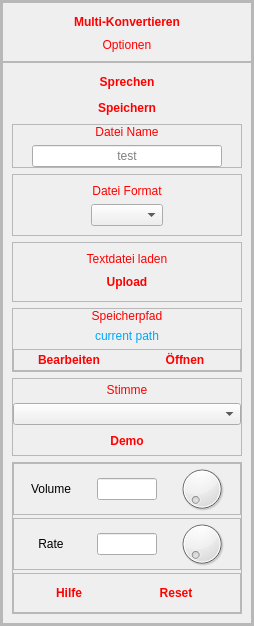
        <widget class="QFrame" name="leftFrame">
         <property name="frameShape">
          <enum>QFrame::StyledPanel</enum>
         </property>
         <property name="frameShadow">
          <enum>QFrame::Raised</enum>
         </property>
         <layout class="QHBoxLayout" name="horizontalLayout_6">
          <property name="spacing">
           <number>0</number>
          </property>
          <property name="leftMargin">
           <number>0</number>
          </property>
          <property name="topMargin">
           <number>0</number>
          </property>
          <property name="rightMargin">
           <number>0</number>
          </property>
          <property name="bottomMargin">
           <number>0</number>
          </property>
          <item alignment="Qt::AlignVCenter">
           <widget class="QFrame" name="frame">
            <property name="frameShape">
             <enum>QFrame::StyledPanel</enum>
            </property>
            <property name="frameShadow">
             <enum>QFrame::Raised</enum>
            </property>
            <layout class="QVBoxLayout" name="verticalLayout_6">
             <property name="spacing">
              <number>0</number>
             </property>
             <property name="leftMargin">
              <number>0</number>
             </property>
             <property name="topMargin">
              <number>0</number>
             </property>
             <property name="rightMargin">
              <number>0</number>
             </property>
             <property name="bottomMargin">
              <number>0</number>
             </property>
             <item alignment="Qt::AlignTop">
              <widget class="QFrame" name="frame_6">
               <property name="frameShape">
                <enum>QFrame::StyledPanel</enum>
               </property>
               <property name="frameShadow">
                <enum>QFrame::Raised</enum>
               </property>
               <layout class="QVBoxLayout" name="verticalLayout_9">
                <item alignment="Qt::AlignHCenter">
                 <widget class="QPushButton" name="multiBtn">
                  <property name="enabled">
                   <bool>true</bool>
                  </property>
                  <property name="minimumSize">
                   <size>
                    <width>110</width>
                    <height>0</height>
                   </size>
                  </property>
                  <property name="styleSheet">
                   <string notr="true"> QPushButton {
		background-color:none;
                border: .5px solid #ff3333;
				
	color: rgb(255, 0, 0);
			padding:3 15;
                border-radius: 5px;
                font-weight: bold;
            }
            QPushButton:hover {
              		background-color:qlineargradient(x1:0, y1:0, x2:1, y2:0,
    	stop: 1 #C0392B,                              
		stop: 0 #E74C3C );
color:white;
            }
            QPushButton:pressed {
                background-color:qlineargradient(x1:0, y1:0, x2:1, y2:0,
    	stop: 0 #C0392B,                              
		stop: 1 #E74C3C );
	color:white;            
}
 QPushButton:disabled {
        background-color: none;
        border-color: #aaaaaa;
        color: #666666;
    }</string>
                  </property>
                  <property name="text">
                   <string>Multi-Konvertieren</string>
                  </property>
                 </widget>
                </item>
                <item>
                 <widget class="QLabel" name="label_3">
                  <property name="styleSheet">
                   <string notr="true">QLabel {
	font: 18pt &quot;Terminator Two&quot;;
	color: rgb(255, 0, 0)
}</string>
                  </property>
                  <property name="text">
                   <string>Optionen</string>
                  </property>
                  <property name="alignment">
                   <set>Qt::AlignCenter</set>
                  </property>
                 </widget>
                </item>
               </layout>
              </widget>
             </item>
             <item>
              <widget class="QFrame" name="optionFrame">
               <property name="sizePolicy">
                <sizepolicy hsizetype="Preferred" vsizetype="Preferred">
                 <horstretch>0</horstretch>
                 <verstretch>0</verstretch>
                </sizepolicy>
               </property>
               <property name="minimumSize">
                <size>
                 <width>250</width>
                 <height>0</height>
                </size>
               </property>
               <property name="maximumSize">
                <size>
                 <width>250</width>
                 <height>16777215</height>
                </size>
               </property>
               <property name="styleSheet">
                <string notr="true"> QPushButton {
		background-color:none;
                border: .5px solid #ff3333;
				
	color: rgb(255, 0, 0);
			padding:3 15;
                border-radius: 5px;
                font-weight: bold;
            }
            QPushButton:hover {
              		background-color:qlineargradient(x1:0, y1:0, x2:1, y2:0,
    	stop: 1 #C0392B,                              
		stop: 0 #E74C3C );
color:white;
            }
            QPushButton:pressed {
                background-color:qlineargradient(x1:0, y1:0, x2:1, y2:0,
    	stop: 0 #C0392B,                              
		stop: 1 #E74C3C );
	color:white;            
}
 QPushButton:disabled {
        background-color: none;
        border-color: #aaaaaa;
        color: #666666;
    }</string>
               </property>
               <property name="frameShape">
                <enum>QFrame::StyledPanel</enum>
               </property>
               <property name="frameShadow">
                <enum>QFrame::Raised</enum>
               </property>
               <layout class="QVBoxLayout" name="verticalLayout_7">
                <item alignment="Qt::AlignHCenter">
                 <widget class="QPushButton" name="speakBtn">
                  <property name="minimumSize">
                   <size>
                    <width>110</width>
                    <height>0</height>
                   </size>
                  </property>
                  <property name="text">
                   <string>Sprechen</string>
                  </property>
                 </widget>
                </item>
                <item alignment="Qt::AlignHCenter">
                 <widget class="QPushButton" name="saveBtn">
                  <property name="minimumSize">
                   <size>
                    <width>110</width>
                    <height>0</height>
                   </size>
                  </property>
                  <property name="text">
                   <string>Speichern</string>
                  </property>
                 </widget>
                </item>
                <item>
                 <widget class="QFrame" name="frame_7">
                  <property name="frameShape">
                   <enum>QFrame::StyledPanel</enum>
                  </property>
                  <property name="frameShadow">
                   <enum>QFrame::Raised</enum>
                  </property>
                  <layout class="QVBoxLayout" name="verticalLayout_12">
                   <property name="leftMargin">
                    <number>0</number>
                   </property>
                   <property name="topMargin">
                    <number>0</number>
                   </property>
                   <property name="rightMargin">
                    <number>0</number>
                   </property>
                   <property name="bottomMargin">
                    <number>0</number>
                   </property>
                   <item>
                    <widget class="QLabel" name="label_6">
                     <property name="styleSheet">
                      <string notr="true">QLabel {
	font: 12pt &quot;Terminator Two&quot;;
	color: rgb(255, 0, 0)
}</string>
                     </property>
                     <property name="text">
                      <string>Datei Name</string>
                     </property>
                     <property name="alignment">
                      <set>Qt::AlignCenter</set>
                     </property>
                    </widget>
                   </item>
                   <item alignment="Qt::AlignHCenter">
                    <widget class="QLineEdit" name="filenameEdit">
                     <property name="minimumSize">
                      <size>
                       <width>190</width>
                       <height>0</height>
                      </size>
                     </property>
                     <property name="maximumSize">
                      <size>
                       <width>190</width>
                       <height>16777215</height>
                      </size>
                     </property>
                     <property name="alignment">
                      <set>Qt::AlignCenter</set>
                     </property>
                     <property name="placeholderText">
                      <string>test</string>
                     </property>
                    </widget>
                   </item>
                  </layout>
                 </widget>
                </item>
                <item>
                 <widget class="QFrame" name="frame_12">
                  <property name="frameShape">
                   <enum>QFrame::StyledPanel</enum>
                  </property>
                  <property name="frameShadow">
                   <enum>QFrame::Raised</enum>
                  </property>
                  <layout class="QVBoxLayout" name="verticalLayout_17">
                   <item>
                    <widget class="QLabel" name="label_8">
                     <property name="styleSheet">
                      <string notr="true">QLabel {
	font: 12pt &quot;Terminator Two&quot;;
	color: rgb(255, 0, 0)
}</string>
                     </property>
                     <property name="text">
                      <string>Datei Format</string>
                     </property>
                     <property name="alignment">
                      <set>Qt::AlignCenter</set>
                     </property>
                    </widget>
                   </item>
                   <item alignment="Qt::AlignHCenter">
                    <widget class="QComboBox" name="formatComboBox"/>
                   </item>
                  </layout>
                 </widget>
                </item>
                <item>
                 <widget class="QFrame" name="frame_8">
                  <property name="frameShape">
                   <enum>QFrame::StyledPanel</enum>
                  </property>
                  <property name="frameShadow">
                   <enum>QFrame::Raised</enum>
                  </property>
                  <layout class="QVBoxLayout" name="verticalLayout_10">
                   <item>
                    <widget class="QLabel" name="label_2">
                     <property name="styleSheet">
                      <string notr="true">QLabel {
	font: 12pt &quot;Terminator Two&quot;;
	color: rgb(255, 0, 0)
}</string>
                     </property>
                     <property name="text">
                      <string>Textdatei laden</string>
                     </property>
                     <property name="alignment">
                      <set>Qt::AlignCenter</set>
                     </property>
                    </widget>
                   </item>
                   <item alignment="Qt::AlignHCenter">
                    <widget class="QPushButton" name="uploadTxtBtn">
                     <property name="minimumSize">
                      <size>
                       <width>110</width>
                       <height>0</height>
                      </size>
                     </property>
                     <property name="maximumSize">
                      <size>
                       <width>110</width>
                       <height>16777215</height>
                      </size>
                     </property>
                     <property name="text">
                      <string>Upload</string>
                     </property>
                    </widget>
                   </item>
                  </layout>
                 </widget>
                </item>
                <item alignment="Qt::AlignVCenter">
                 <widget class="QFrame" name="frame_3">
                  <property name="frameShape">
                   <enum>QFrame::StyledPanel</enum>
                  </property>
                  <property name="frameShadow">
                   <enum>QFrame::Raised</enum>
                  </property>
                  <layout class="QVBoxLayout" name="verticalLayout_8">
                   <property name="leftMargin">
                    <number>0</number>
                   </property>
                   <property name="topMargin">
                    <number>0</number>
                   </property>
                   <property name="rightMargin">
                    <number>0</number>
                   </property>
                   <property name="bottomMargin">
                    <number>0</number>
                   </property>
                   <item>
                    <widget class="QLabel" name="label_4">
                     <property name="styleSheet">
                      <string notr="true">QLabel {
	font: 12pt &quot;Terminator Two&quot;;
	color: rgb(255, 0, 0)
}</string>
                     </property>
                     <property name="text">
                      <string>Speicherpfad</string>
                     </property>
                     <property name="alignment">
                      <set>Qt::AlignCenter</set>
                     </property>
                    </widget>
                   </item>
                   <item>
                    <widget class="QLabel" name="currentSavepathLabel">
                     <property name="styleSheet">
                      <string notr="true">QLabel {
	font: 9pt &quot;Terminator Two&quot;;
	color: rgb(0, 167, 250);
}</string>
                     </property>
                     <property name="text">
                      <string>current path</string>
                     </property>
                     <property name="alignment">
                      <set>Qt::AlignCenter</set>
                     </property>
                     <property name="wordWrap">
                      <bool>true</bool>
                     </property>
                    </widget>
                   </item>
                   <item>
                    <widget class="QFrame" name="frame_14">
                     <property name="frameShape">
                      <enum>QFrame::StyledPanel</enum>
                     </property>
                     <property name="frameShadow">
                      <enum>QFrame::Raised</enum>
                     </property>
                     <layout class="QHBoxLayout" name="horizontalLayout_4">
                      <property name="leftMargin">
                       <number>0</number>
                      </property>
                      <property name="topMargin">
                       <number>0</number>
                      </property>
                      <property name="rightMargin">
                       <number>0</number>
                      </property>
                      <property name="bottomMargin">
                       <number>0</number>
                      </property>
                      <item>
                       <widget class="QPushButton" name="changeSavepathBtn">
                        <property name="minimumSize">
                         <size>
                          <width>110</width>
                          <height>0</height>
                         </size>
                        </property>
                        <property name="text">
                         <string>Bearbeiten</string>
                        </property>
                       </widget>
                      </item>
                      <item>
                       <widget class="QPushButton" name="openPathBtn">
                        <property name="text">
                         <string>Öffnen</string>
                        </property>
                       </widget>
                      </item>
                     </layout>
                    </widget>
                   </item>
                  </layout>
                 </widget>
                </item>
                <item>
                 <widget class="QFrame" name="frame_4">
                  <property name="frameShape">
                   <enum>QFrame::StyledPanel</enum>
                  </property>
                  <property name="frameShadow">
                   <enum>QFrame::Raised</enum>
                  </property>
                  <layout class="QVBoxLayout" name="verticalLayout_11">
                   <property name="leftMargin">
                    <number>0</number>
                   </property>
                   <property name="topMargin">
                    <number>4</number>
                   </property>
                   <property name="rightMargin">
                    <number>0</number>
                   </property>
                   <property name="bottomMargin">
                    <number>4</number>
                   </property>
                   <item>
                    <widget class="QLabel" name="label_5">
                     <property name="styleSheet">
                      <string notr="true">QLabel {
	font: 12pt &quot;Terminator Two&quot;;
	color: rgb(255, 0, 0)
}</string>
                     </property>
                     <property name="text">
                      <string>Stimme</string>
                     </property>
                     <property name="alignment">
                      <set>Qt::AlignCenter</set>
                     </property>
                    </widget>
                   </item>
                   <item>
                    <widget class="QComboBox" name="selectVoiceBox"/>
                   </item>
                   <item alignment="Qt::AlignHCenter">
                    <widget class="QPushButton" name="playDemoBtn">
                     <property name="minimumSize">
                      <size>
                       <width>110</width>
                       <height>0</height>
                      </size>
                     </property>
                     <property name="text">
                      <string>Demo</string>
                     </property>
                    </widget>
                   </item>
                  </layout>
                 </widget>
                </item>
                <item>
                 <widget class="QFrame" name="frame_13">
                  <property name="frameShape">
                   <enum>QFrame::StyledPanel</enum>
                  </property>
                  <property name="frameShadow">
                   <enum>QFrame::Raised</enum>
                  </property>
                  <layout class="QVBoxLayout" name="verticalLayout_18">
                   <property name="spacing">
                    <number>3</number>
                   </property>
                   <property name="leftMargin">
                    <number>0</number>
                   </property>
                   <property name="topMargin">
                    <number>0</number>
                   </property>
                   <property name="rightMargin">
                    <number>0</number>
                   </property>
                   <property name="bottomMargin">
                    <number>0</number>
                   </property>
                   <item>
                    <widget class="QFrame" name="frame_2">
                     <property name="frameShape">
                      <enum>QFrame::StyledPanel</enum>
                     </property>
                     <property name="frameShadow">
                      <enum>QFrame::Raised</enum>
                     </property>
                     <layout class="QHBoxLayout" name="horizontalLayout_3">
                      <property name="spacing">
                       <number>0</number>
                      </property>
                      <property name="leftMargin">
                       <number>0</number>
                      </property>
                      <property name="topMargin">
                       <number>0</number>
                      </property>
                      <property name="rightMargin">
                       <number>0</number>
                      </property>
                      <property name="bottomMargin">
                       <number>0</number>
                      </property>
                      <item alignment="Qt::AlignHCenter|Qt::AlignVCenter">
                       <widget class="QLabel" name="valumeLabel">
                        <property name="text">
                         <string>Volume</string>
                        </property>
                        <property name="alignment">
                         <set>Qt::AlignCenter</set>
                        </property>
                       </widget>
                      </item>
                      <item alignment="Qt::AlignHCenter">
                       <widget class="QLineEdit" name="valumeEdit">
                        <property name="maximumSize">
                         <size>
                          <width>60</width>
                          <height>16777215</height>
                         </size>
                        </property>
                        <property name="alignment">
                         <set>Qt::AlignCenter</set>
                        </property>
                       </widget>
                      </item>
                      <item alignment="Qt::AlignHCenter|Qt::AlignVCenter">
                       <widget class="QDial" name="volumeDial">
                        <property name="maximumSize">
                         <size>
                          <width>50</width>
                          <height>50</height>
                         </size>
                        </property>
                       </widget>
                      </item>
                     </layout>
                    </widget>
                   </item>
                   <item>
                    <widget class="QFrame" name="frame_5">
                     <property name="frameShape">
                      <enum>QFrame::StyledPanel</enum>
                     </property>
                     <property name="frameShadow">
                      <enum>QFrame::Raised</enum>
                     </property>
                     <layout class="QHBoxLayout" name="horizontalLayout_5">
                      <property name="spacing">
                       <number>0</number>
                      </property>
                      <property name="leftMargin">
                       <number>0</number>
                      </property>
                      <property name="topMargin">
                       <number>0</number>
                      </property>
                      <property name="rightMargin">
                       <number>0</number>
                      </property>
                      <property name="bottomMargin">
                       <number>0</number>
                      </property>
                      <item alignment="Qt::AlignHCenter|Qt::AlignVCenter">
                       <widget class="QLabel" name="rateLabel">
                        <property name="text">
                         <string>Rate</string>
                        </property>
                        <property name="alignment">
                         <set>Qt::AlignCenter</set>
                        </property>
                       </widget>
                      </item>
                      <item alignment="Qt::AlignHCenter">
                       <widget class="QLineEdit" name="rateEdit">
                        <property name="maximumSize">
                         <size>
                          <width>60</width>
                          <height>16777215</height>
                         </size>
                        </property>
                        <property name="alignment">
                         <set>Qt::AlignCenter</set>
                        </property>
                       </widget>
                      </item>
                      <item alignment="Qt::AlignHCenter|Qt::AlignVCenter">
                       <widget class="QDial" name="rateDial">
                        <property name="maximumSize">
                         <size>
                          <width>50</width>
                          <height>50</height>
                         </size>
                        </property>
                       </widget>
                      </item>
                     </layout>
                    </widget>
                   </item>
                   <item>
                    <widget class="QFrame" name="frame_19">
                     <property name="frameShape">
                      <enum>QFrame::StyledPanel</enum>
                     </property>
                     <property name="frameShadow">
                      <enum>QFrame::Raised</enum>
                     </property>
                     <layout class="QHBoxLayout" name="horizontalLayout_11">
                      <item>
                       <widget class="QPushButton" name="helpBtn">
                        <property name="text">
                         <string>Hilfe</string>
                        </property>
                       </widget>
                      </item>
                      <item>
                       <widget class="QPushButton" name="resetOptionBtn">
                        <property name="minimumSize">
                         <size>
                          <width>110</width>
                          <height>0</height>
                         </size>
                        </property>
                        <property name="maximumSize">
                         <size>
                          <width>110</width>
                          <height>16777215</height>
                         </size>
                        </property>
                        <property name="styleSheet">
                         <string notr="true"/>
                        </property>
                        <property name="text">
                         <string>Reset</string>
                        </property>
                       </widget>
                      </item>
                     </layout>
                    </widget>
                   </item>
                  </layout>
                 </widget>
                </item>
               </layout>
              </widget>
             </item>
            </layout>
           </widget>
          </item>
         </layout>
        </widget>
